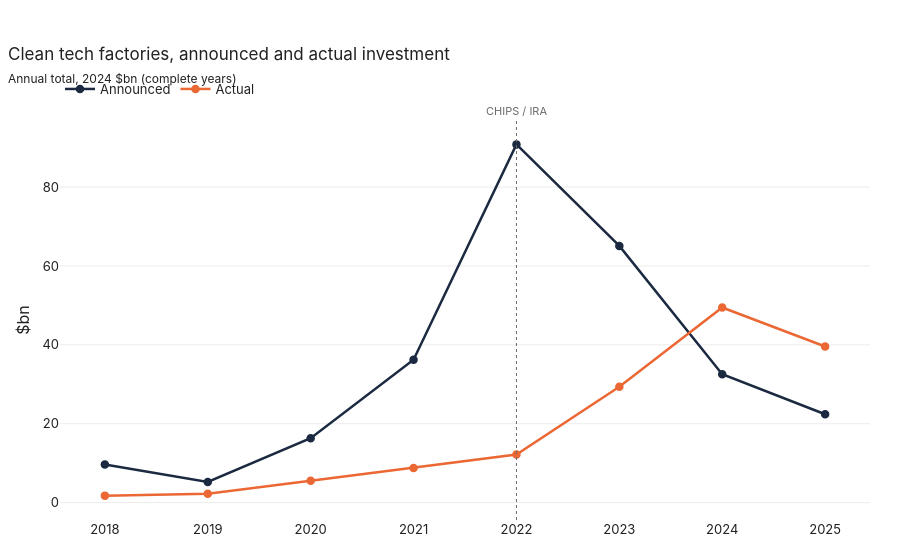

The notebook cell this image was saved under:
### Markdown cell above
## 5. Clean tech factories

### Code cell
plot_years(cim, 'quarter', ['announced', 'actual'], how='sum',
           title='Clean tech factories, announced and actual investment',
           subtitle='Annual total, 2024 $bn (complete years)', ytitle='$bn')

### Figure 1 — Plotly figure (JSON) as saved in the notebook; plotly's stock layout.template omitted (floating-point values rounded to 4 significant figures)
{"data": [{"hovertemplate": "Announced : %{y:,.0f}<extra></extra>", "line": {"color": "#1b2a41", "width": 2.5}, "marker": {"color": "#1b2a41", "line": {"color": "#1b2a41", "width": 1.5}, "size": 7, "symbol": ["circle", "circle", "circle", "circle", "circle", "circle", "circle", "circle"]}, "mode": "lines+markers", "name": "Announced", "type": "scatter", "x": [2018, 2019, 2020, 2021, 2022, 2023, 2024, 2025], "y": [9.641, 5.246, 16.33, 36.24, 90.84, 65.08, 32.57, 22.41]}, {"hovertemplate": "Actual : %{y:,.0f}<extra></extra>", "line": {"color": "#eb6834", "width": 2.5}, "marker": {"color": "#eb6834", "line": {"color": "#eb6834", "width": 1.5}, "size": 7, "symbol": ["circle", "circle", "circle", "circle", "circle", "circle", "circle", "circle"]}, "mode": "lines+markers", "name": "Actual", "type": "scatter", "x": [2018, 2019, 2020, 2021, 2022, 2023, 2024, 2025], "y": [1.766, 2.228, 5.531, 8.762, 12.18, 29.35, 49.47, 39.59]}], "layout": {"annotations": [{"font": {"color": "#6b6b6b", "size": 11}, "showarrow": false, "text": "CHIPS / IRA", "x": 2022, "xanchor": "center", "y": 1, "yanchor": "bottom", "yref": "paper"}], "shapes": [{"line": {"color": "#6b6b6b", "dash": "dot", "width": 1}, "type": "line", "x0": 2022, "x1": 2022, "xref": "x", "y0": 0, "y1": 1, "yref": "y domain"}], "showlegend": true, "title": {"subtitle": {"text": "Annual total, 2024 $bn (complete years)"}, "text": "Clean tech factories, announced and actual investment"}, "yaxis": {"title": {"text": "$bn"}}}}
